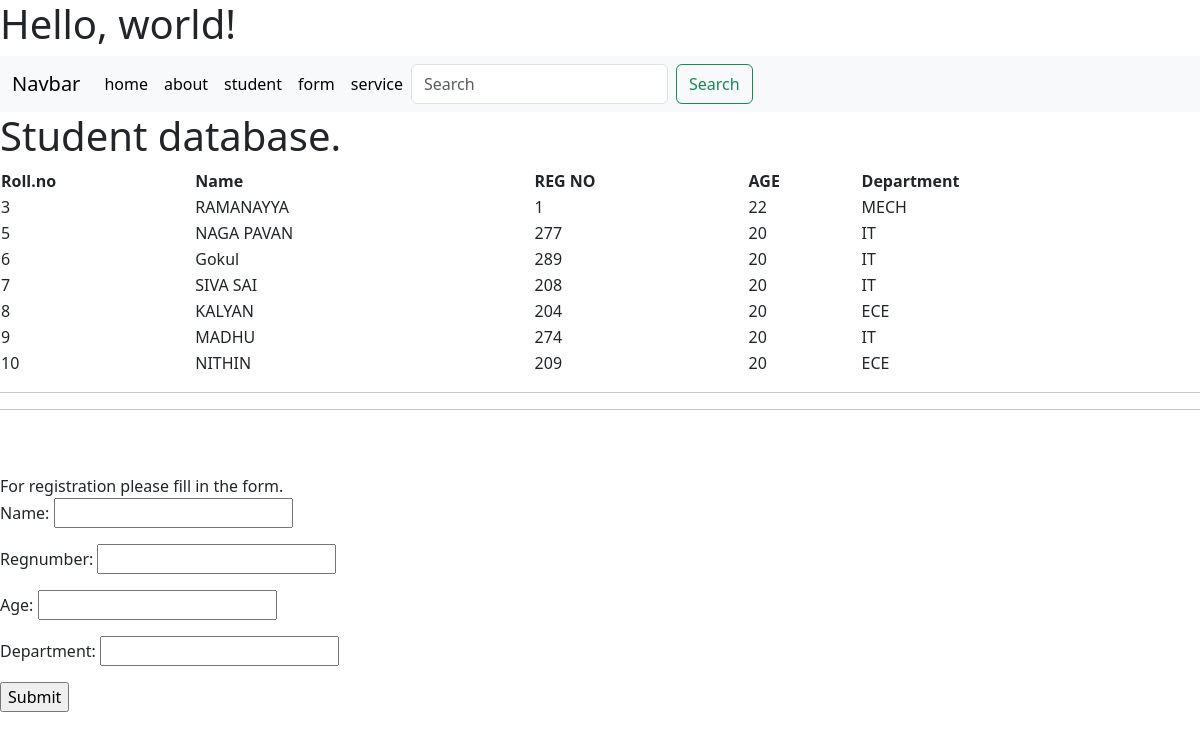
Page /form on the committed database.
### IT/models.py (models this page shows, shortened)
class Student(models.Model):
    name=models.CharField(max_length=200)
    regnumber=models.IntegerField()
    age=models.IntegerField()
    department=models.CharField(max_length=20)

### IT/views.py (the view)
# urls.py: path('form', views.form,name  = 'form'),
def form(request):
    stu = Student.objects.all()
    form = StudentForm
    if request.method =="POST":
        form = StudentForm(request.POST)
        if form.is_valid():
            form.save()
            return redirect('student')
    context = {'stu': stu, 'form': form}
    return render(request, 'form.html',context)

### templates/form.html (shortened to what this page needs)
{% extends "base.html" %}
{% block content %}
<h1>
   Student database.
</h1>
<div>
    <table style="width:100%"; border-spacing: 5px;>
             <tr>
                <th>Roll.no</th>
               <th>Name</th>
               <th >REG NO</th>
               <th >AGE</th>
               <th >Department</th>
             </tr>
                     {% for a in stu %}
           <tr>
               <td>{{ a.id }} </td>
               <td>{{ a.name }}</td>
               <td>{{ a.regnumber }}</td>
               <td>{{ a.age }}</td>
               <td>{{ a.department }}</td>
           </tr>
       {% endfor %}
   </table>
<hr><hr>
<br><br>
For registration please fill in the form.
<div>
    <form action = "" method = "post">
        {{form.as_p }}
        <input type="submit" value= "Submit">
    </form>
</div>
{% endblock %}

### rows in the picture
Student: id "3", name "RAMANAYYA", regnumber "1", age "22", department "MECH"
Student: id "5", name "NAGA PAVAN", regnumber "277", age "20", department "IT"
Student: id "6", name "Gokul", regnumber "289", age "20", department "IT"
Student: id "7", name "SIVA SAI", regnumber "208", age "20", department "IT"
Student: id "8", name "KALYAN", regnumber "204", age "20", department "ECE"
Student: id "9", name "MADHU", regnumber "274", age "20", department "IT"
Student: id "10", name "NITHIN", regnumber "209", age "20", department "ECE"
